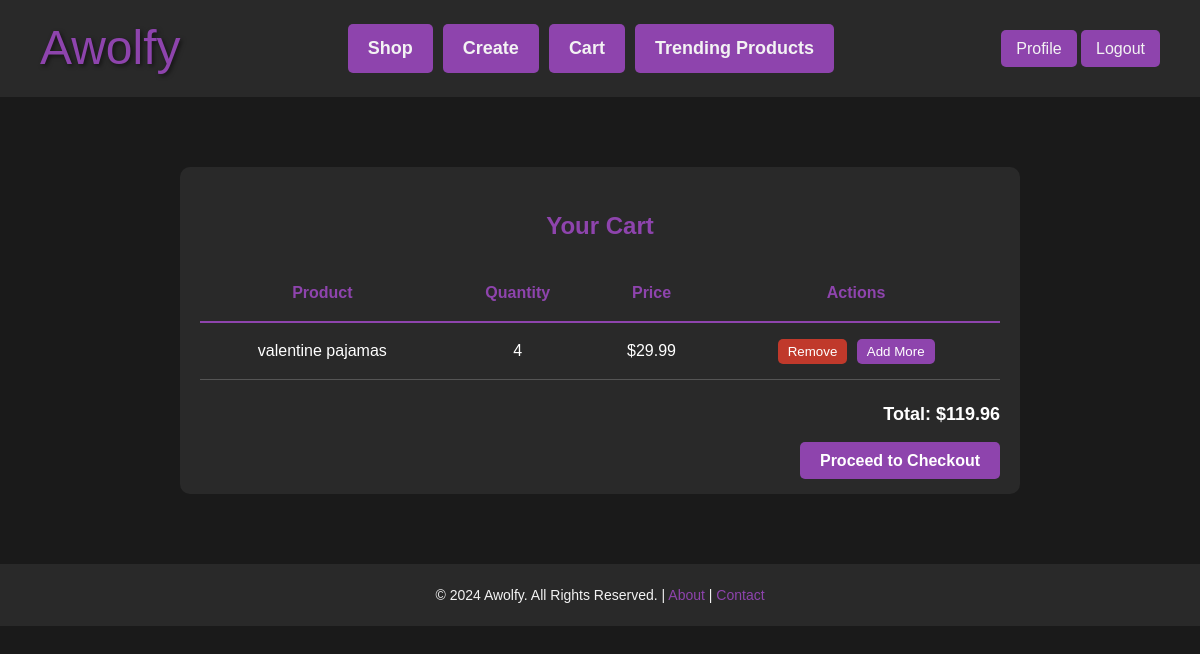
The page /cart/ (signed in) on the database as committed earlier.
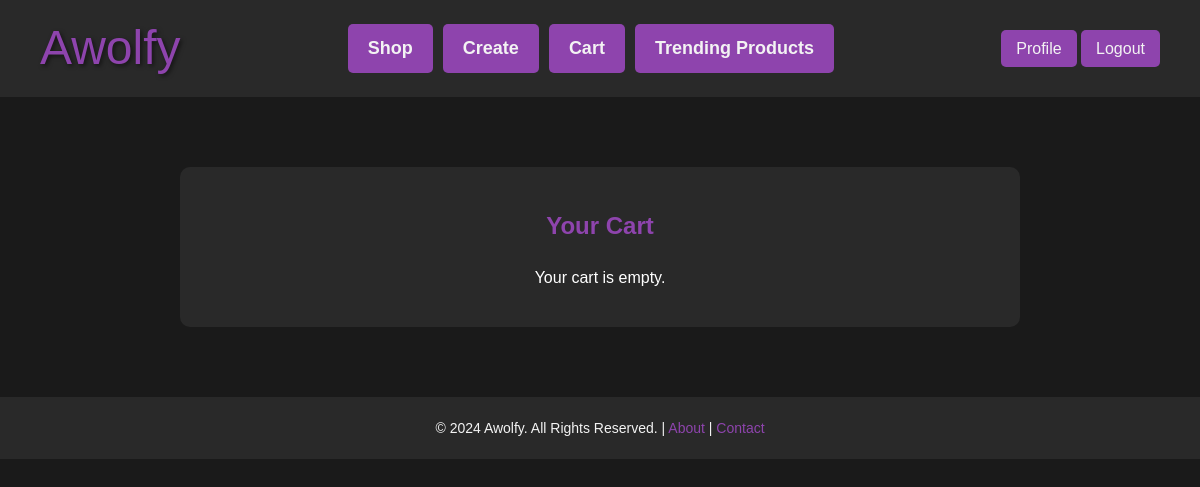
The same page on the database as committed later.
### cart/models.py (models this page shows, shortened)
class CartItem(models.Model):
    user = models.ForeignKey(User, on_delete=models.CASCADE)
    product = models.ForeignKey(Product, on_delete=models.CASCADE)
    quantity = models.PositiveIntegerField(default=1)

### products/models.py (models this page shows, shortened)
class Product(models.Model):
    user = models.ForeignKey(User, on_delete=models.CASCADE, related_name="products")
    name = models.CharField(max_length=200)
    description = models.TextField()
    price = models.DecimalField(max_digits=10, decimal_places=2)
    stock = models.PositiveIntegerField()
    category = models.ForeignKey('Category', on_delete=models.CASCADE, related_name="products_category")
    image = models.ImageField(upload_to='product_images/', blank=True, null=True)
    created_at = models.DateTimeField(auto_now_add=True)
    slug = models.SlugField(unique=True, blank=True)  # Added slug field

### cart/views.py (the view)
# urls.py: path('cart/', CartDetailView.as_view(), name='cart_detail'),
class CartDetailView(LoginRequiredMixin, View):
    def get(self, request):
        if not request.user.is_authenticated:
            return redirect('users:login')  # Redirect to login page if not authenticated
        cart_items = CartItem.objects.filter(user=request.user)
        total_price = sum(item.product.price * item.quantity for item in cart_items)
        return render(request, 'cart/cart_detail.html', {
            'cart_items': cart_items,
            'total_price': total_price
        })

### core/context_processors.py (called while the page is built)
def categories_processor(request):
    return {
        'categories': Category.objects.all()
    }

### products/context_processors.py (called while the page is built)
def categories_context_processor(request):
    categories = Category.objects.all()  # Fetch all categories
    return {'categories': categories}

### cart/templates/cart/cart_detail.html (shortened to what this page needs)
{% extends 'core/base.html' %}
{% block content %}
<div style="margin: 50px auto; max-width: 800px; background-color: #292929; color: #fff; padding: 20px; border-radius: 10px;">
    <h2 style="text-align: center; color: #8e44ad; margin-bottom: 20px;">Your Cart</h2>
    {% if cart_items %}
    <table style="width: 100%; border-collapse: collapse; margin-top: 20px; text-align: center;">
        <thead>
            <tr style="border-bottom: 2px solid #8e44ad;">
                <th style="padding: 15px; color: #8e44ad;">Product</th>
                <th style="padding: 15px; color: #8e44ad;">Quantity</th>
                <th style="padding: 15px; color: #8e44ad;">Price</th>
                <th style="padding: 15px; color: #8e44ad;">Actions</th>
            </tr>
        </thead>
        <tbody>
            {% for item in cart_items %}
            <tr style="border-bottom: 1px solid #555;">
                <td style="padding: 15px;">{{ item.product.name }}</td>
                <td style="padding: 15px;">{{ item.quantity }}</td>
                <td style="padding: 15px;">${{ item.product.price }}</td>
                <td style="padding: 15px;">
                    <form method="post" action="{% url 'cart:remove_from_cart' item.product.id %}" style="display: inline;">
                        <button type="submit" style="background-color: #c0392b; color: white; border: none; padding: 5px 10px; border-radius: 5px; cursor: pointer; margin-right: 5px;">Remove</button>
                    </form>
                    <form method="post" action="{% url 'cart:add_to_cart' item.product.id %}" style="display: inline;">
                        <button type="submit" style="background-color: #8e44ad; color: white; border: none; padding: 5px 10px; border-radius: 5px; cursor: pointer;">Add More</button>
                    </form>
                </td>
            </tr>
            {% endfor %}
        </tbody>
    </table>
    <p style="margin-top: 20px; text-align: right; font-size: 18px; font-weight: bold; color: #fff;">Total: ${{ total_price }}</p>
    <div style="text-align: right; margin-top: 20px;">
        <a href="{% url 'checkout:checkout_page' %}"
           style="background-color: #8e44ad; color: white; padding: 10px 20px; border-radius: 5px; text-decoration: none; font-weight: bold; cursor: pointer;">
            Proceed to Checkout
        </a>
    </div>
    {% else %}
    <p style="text-align: center; margin-top: 20px;">Your cart is empty.</p>
    {% endif %}
</div>
{% endblock %}

### core/templates/core/base.html (shortened to what this page needs)
<!DOCTYPE html>
<html lang="en">
<head>
    {% load static %}
    <link rel="stylesheet" href="{% static 'core/style.css' %}">
</head>
<body>
    <header class="site-header">
        <div class="logo">
            <a href="{% url 'core:home_page' %}">Awolfy</a>
        </div>
        <nav class="center-nav">
            <a href="{% url 'core:home_page' %}">Shop</a>
            <a href="{% url 'products:product_list' %}">Create</a>
            <a href="{% url 'cart:cart_detail' %}">Cart</a>
            <a href="{% url 'products:trending_products_page' %}">Trending Products</a>
        </nav>
        <div class="auth-links">
            {% if user.is_authenticated %}
                <a href="{% url 'users:profile' %}">Profile</a>
                <a href="{% url 'logout' %}">Logout</a>
            {% else %}
                <a href="{% url 'login' %}">Login</a>
                <a href="{% url 'users:register' %}">Register</a>
            {% endif %}
        </div>
    </header>
    <main class="site-content">
        {% block content %}{% endblock %}
    </main>
    <footer class="site-footer">
        <p>&copy; 2024 Awolfy. All Rights Reserved. |
            <a href="{% url 'core:about' %}">About</a> |
            <a href="{% url 'core:contact' %}">Contact</a>
        </p>
    </footer>
</body>
</html>

### core/static/core/style.css (style rules this page uses)
body { font-family: 'Bebas Neue', sans-serif; margin: 0; padding: 0; background-color: #f8f9fa; color: #333; line-height: 1.6; }
a { text-decoration: none; color: inherit; transition: color 0.2s ease-in-out; }
footer { background-color: #6c63ff; color: white; padding: 20px 0; text-align: center; }
footer p { margin: 0; font-size: 14px; }
footer a { color: #ffcd3c; }

### core/templates/core/base.html (style rules this page uses)
body { background-color: #1a1a1a; color: #f3f3f3; font-family: Arial, sans-serif; margin: 0; padding: 0; }
header.site-header { background-color: #292929; padding: 10px 40px; display: flex; justify-content: space-between; align-items: center; }
.logo { margin-right: auto; }
.logo a { color: #8e44ad; text-decoration: none; font-size: 48px; font-family: 'Bebas Neue', sans-serif; text-shadow: 2px 2px 4px rgba(0, 0, 0, 0.5); }
.center-nav { display: flex; justify-content: center; flex-grow: 1; gap: 10px; }
.center-nav a { background-color: #8e44ad; color: #f3f3f3; text-decoration: none; font-size: 18px; font-weight: bold; padding: 10px 20px; border-radius: 5px; transition: background-color 0.3s, transform 0.2s; }
.auth-links { margin-left: auto; }
.auth-links a { color: #f3f3f3; background-color: #8e44ad; padding: 10px 15px; text-decoration: none; font-size: 16px; border-radius: 5px; }
.site-content { padding: 20px; }
footer.site-footer { background-color: #292929; text-align: center; padding: 20px; color: #f3f3f3; font-size: 14px; }
footer.site-footer a { color: #8e44ad; text-decoration: none; }

Rows that differ between the two databases and show on the page:
removed CartItem: product.name "valentine pajamas", quantity "4", product.price "29.99"
Other text that changed with them:
{{ total_price }}: "119.96" → (not shown)
text no longer shown: "Product Quantity Price Actions Total: $ Proceed to Checkout"
text now shown: "Your cart is empty."
